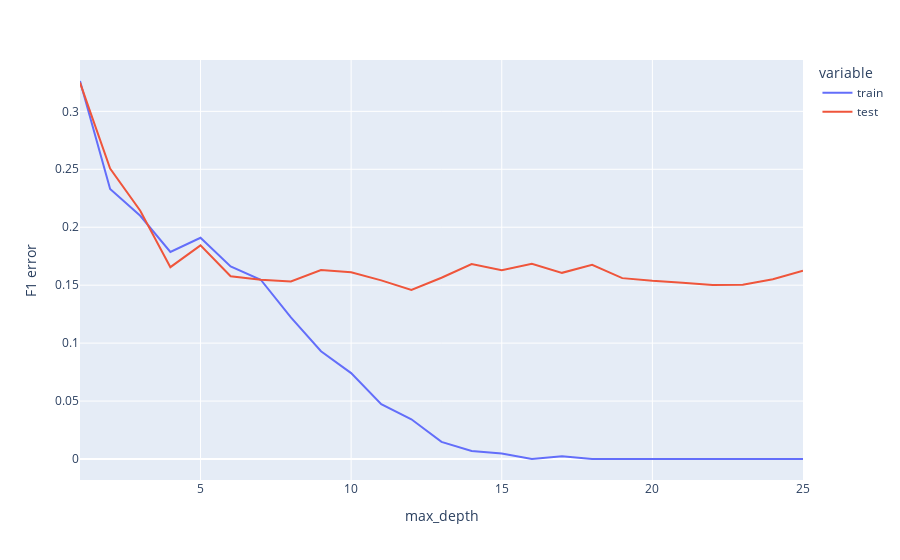

Notebook code cell kept with this figure:
### Code cell
fig = pd.DataFrame({'train': temp_f1_tr, 'test': temp_f1_ts}, index=depth).plot().update_layout(
    xaxis_title='max_depth', yaxis_title='F1 error'
)
fig.show()

### Figure 1 — Plotly figure (JSON) as saved in the notebook; plotly's stock layout.template omitted (floating-point values rounded to 4 significant figures)
{"data": [{"hovertemplate": "variable=train<br>index=%{x}<br>value=%{y}<extra></extra>", "legendgroup": "train", "line": {"color": "#636efa", "dash": "solid"}, "marker": {"symbol": "circle"}, "mode": "lines", "name": "train", "orientation": "v", "showlegend": true, "type": "scatter", "x": [1, 2, 3, 4, 5, 6, 7, 8, 9, 10, 11, 12, 13, 14, 15, 16, 17, 18, 19, 20, 21, 22, 23, 24, 25], "xaxis": "x", "y": [0.3262, 0.233, 0.2099, 0.1787, 0.1909, 0.1661, 0.1547, 0.1222, 0.09301, 0.07413, 0.0473, 0.03425, 0.0148, 0.006955, 0.004666, 0, 0.002328, 0, 0, 0, 0, 0, 0, 0, 0], "yaxis": "y"}, {"hovertemplate": "variable=test<br>index=%{x}<br>value=%{y}<extra></extra>", "legendgroup": "test", "line": {"color": "#EF553B", "dash": "solid"}, "marker": {"symbol": "circle"}, "mode": "lines", "name": "test", "orientation": "v", "showlegend": true, "type": "scatter", "x": [1, 2, 3, 4, 5, 6, 7, 8, 9, 10, 11, 12, 13, 14, 15, 16, 17, 18, 19, 20, 21, 22, 23, 24, 25], "xaxis": "x", "y": [0.3248, 0.2507, 0.2142, 0.1655, 0.1844, 0.1577, 0.1548, 0.1531, 0.1631, 0.1611, 0.1542, 0.146, 0.1564, 0.1682, 0.1629, 0.1685, 0.1606, 0.1675, 0.1561, 0.1537, 0.1521, 0.1501, 0.1505, 0.1551, 0.1624], "yaxis": "y"}], "layout": {"legend": {"title": {"text": "variable"}, "tracegroupgap": 0}, "margin": {"t": 60}, "xaxis": {"anchor": "y", "domain": [0, 1], "title": {"text": "max_depth"}}, "yaxis": {"anchor": "x", "domain": [0, 1], "title": {"text": "F1 error"}}}}
